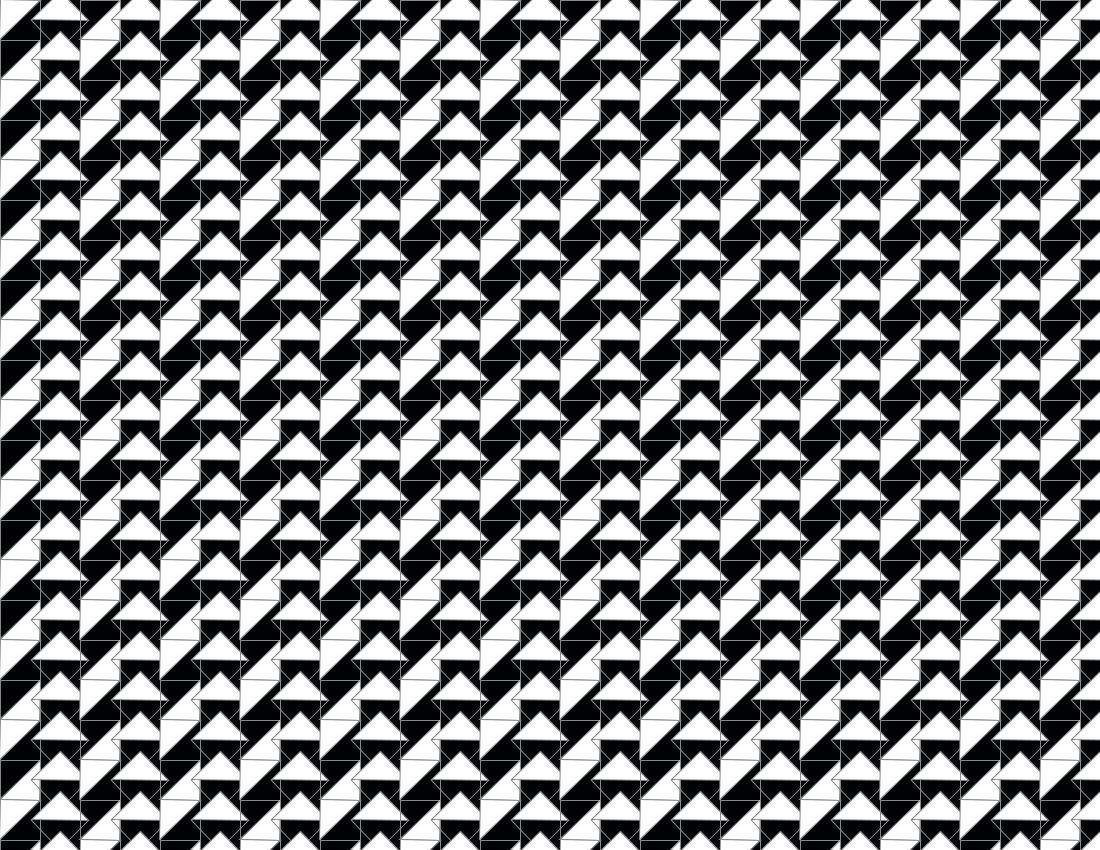
Frame 1 (no input)
Frame 60 (the mouse pressed at the canvas centre just before this capture): identical to frame 1, image omitted
Frame 120 (the mouse held since frame 60 and released just before this capture): identical to frame 1, image omitted

The Processing sketch that drew this single still picture (run headless with seeded random() and noise(); from frame 60 on, the mouse is pressed at the canvas centre):

// Processing sketch: sailboats3
// ── sailboats3.pde
//truchet tiling 1

float rW = 40;
float rH = 40;
float[] pattern = {2.75, 0.25, 0.5, 0.75};

void setup() {
  size(1100, 850);
  background(258);
  noFill();

  stroke(136);
  
  // first, using two nested for loops, we partition our canvas into a grid indexed by two variables (i and j)
  for (int j=0; j<height/rH; j++) { 
    // this for loop partitions the height of the canvas into j rows of height rH for tiling
    // then, for each row (indexed by j), ...
    int t = 0;

    // check to see if row is even or odd
    if (j%2 !=0) {
      t = pattern.length/2;
    }

    for (int i=0; i<width/rW; i++) { 
      // this for loop partitions the width of the canvas into i columns of width rW for tiling
      // then, for each column (indexed by i), ...
      float v = pattern[t];
      float r = toQuadrant(v);
      println(v, degrees(r), i);
      
      // each grid square is indexed by column i and row j
      // to calculate the top left corner of each grid box to draw from, we use the coordinates (i*rw, j*rH)
      drawSeed(i*rW, j*rH, r); // because this function draws the pattern at column i and row j, this grid unfolds horizontally 
                               // (for each row index, every column gets drawn before moving to the next row)
      
      t++;
      if (t>pattern.length-1) {
        t = 0;
      }
    }
  }
}

void draw() {
}

float toQuadrant(float v) {
  if (v <=0.25) {
    return 1*PI*0.25;
  } else if (v >0.25 && v<=0.5) {
    return  2*PI*0.5;
  } else if (v >0.5 && v<=0.75) {
    return  3*PI*0.75;
  } else {
    return 4*PI;
  }
}

void drawSeed(float x, float y, float r) {
  pushMatrix(); // saves the current coordinate system to the stack (enables controlling the scope of matrix transformations)
  translate(x+rW/2, y+rH/2); // translates the origin of the coordinate system to a new position
  rotate(r); // multiplies the current transformation matrix by a rotation matrix, resulting in a rotation around the translated origin
  noFill();
  rectMode(CENTER); // draws the center of the rectangle at the coordinates specified (as opposed to the top left corner of the rectangle -> default draw mode)
  rect(0, 0, rW, rH); // draws the rectangle at the origin of the rotated coordinate system (rW/2, y+rH/2)
  fill(255);
  triangle(-rW/2, -rH/2, rW/2, -rH/2, -rW/2, rH/2);
  popMatrix(); // restores the prior, pre-translated coordinate system  (origin is back to 0, 0)
}
